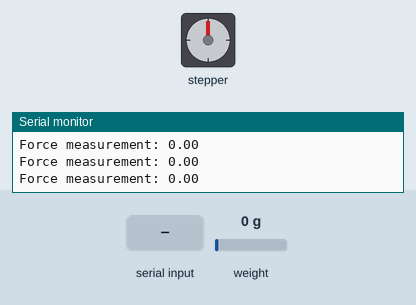
Recording of a sketch running on a simulated Arduino Uno, built with avr-gcc and run on an emulated ATmega328P. Parts: stepper motor, the last lines printed to the serial monitor. The inputs (shaded band) are chosen by the test bench; at power-on: weight on the scale 0 g. EEPROM starts erased; stepper angles assume 2048 steps per turn.

Above: at 6.6 s.
6.7 s: "90,45\n" received over Serial
At 7.46 s:
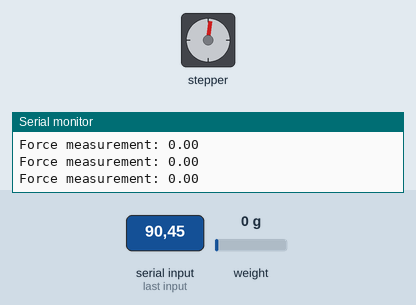
At 8.08 s:
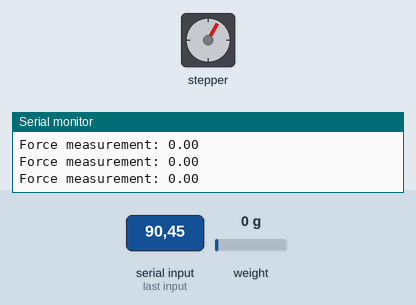
9.7 s: "cal 90\n" received over Serial
At 9.89 s:
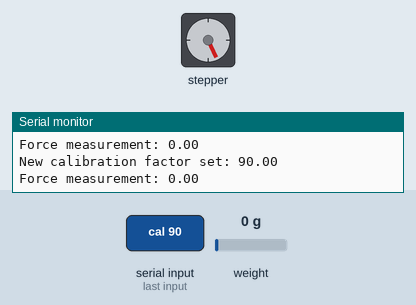
12.7 s: "cal \n" received over Serial
At 12.9 s:
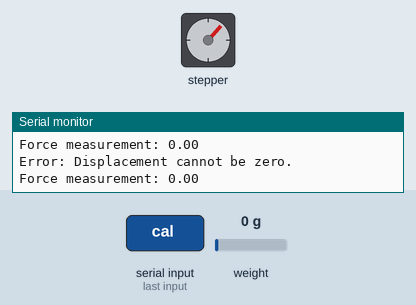
15.7 s: "No\n" received over Serial
18.7 s: "cal ,45\n" received over Serial
21.7 s: "t\n" received over Serial
Timing chart, 0 to 25.7 s (numbered marks = the images above; inputs shaded):
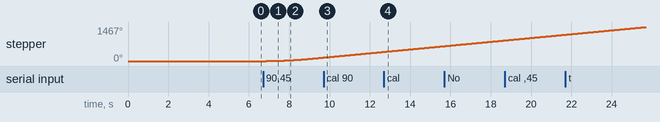

Measured:
- after the input at 6.7 s, stepper: keeps turning clockwise at about 53°/s, starting after 0.15 s

The sketch:

march_10.ino
```cpp
#include <HX711_ADC.h>
#include <AccelStepper.h>
#include <EEPROM.h>

// Load Cell Pin definitions
const int HX711_dout = 3;
const int HX711_sck = 2;

// Stepper Motor Pin definitions
const int stepsPerRevolution = 2048;
#define IN1 8
#define IN2 9
#define IN3 10
#define IN4 11
AccelStepper myStepper(AccelStepper::HALF4WIRE, IN1, IN2, IN3, IN4);

// HX711 Constructor
HX711_ADC LoadCell(HX711_dout, HX711_sck);
const int calVal_eepromAdress = 0;
unsigned long t = 0;
const float mmPerStep = 0.2556 / 2048;

void setup() {
    Serial.begin(9600);
    delay(10);
    Serial.println("Starting...");

    // Load Cell Initialization
    LoadCell.begin();
    float calibrationValue;
    EEPROM.get(calVal_eepromAdress, calibrationValue);

    if (isnan(calibrationValue) || calibrationValue <= 0) {
        calibrationValue = 45000.0; // Default value
        EEPROM.put(calVal_eepromAdress, calibrationValue);
    }
    LoadCell.setCalFactor(calibrationValue);

    LoadCell.start(5000, true); // 5s stabilization, perform tare
    if (LoadCell.getTareTimeoutFlag()) {
        Serial.println("Timeout! Check wiring and connections.");
        while (1);
    } else {
        Serial.println("Startup complete. Load cell tared.");
    }

    // Stepper Motor Initialization
    myStepper.setMaxSpeed(500.0);
    myStepper.setAcceleration(200.0);
}

void loop() {
    static boolean newDataReady = false;
    const int serialPrintInterval = 200; // Reduced interval for faster updates

    // Continuously update force measurement
    if (LoadCell.update()) newDataReady = true;
    if (newDataReady && millis() > t + serialPrintInterval) {
        float forceValue = LoadCell.getData();
        Serial.print("Force measurement: ");
        Serial.println(forceValue);
        newDataReady = false;
        t = millis();
    }

    // Run the stepper motor continuously, non-blocking
    myStepper.run();

    // Listen for serial commands
    if (Serial.available() > 0) {
        String input = Serial.readStringUntil('\n');
        input.trim();

        if (input.equalsIgnoreCase("t")) {
            Serial.println("Taring to zero...");
            LoadCell.tareNoDelay();
        }
        else if (input.startsWith("cal ")) { // Calibration command
            float newCal = input.substring(4).toFloat();
            if (newCal > 0) {
                LoadCell.setCalFactor(newCal);
                EEPROM.put(calVal_eepromAdress, newCal);
                Serial.print("New calibration factor set: ");
                Serial.println(newCal);
            } else {
                Serial.println("Error: Invalid calibration factor.");
            }
        }
        else if (input.equalsIgnoreCase("No")) {
            Serial.println("Exiting program...");
            return;
        }
        else {
            float X = input.toFloat();
            if (X == 0) {
                Serial.println("Error: Displacement cannot be zero.");
                return;
            }

            Serial.print("Moving stepper for X = ");
            Serial.print(X);
            Serial.println(" mm");

            long totalSteps = X / mmPerStep;

            // Move in the correct direction
            myStepper.move(totalSteps);
        }
    }

    // Ensure tare operation is completed
    if (LoadCell.getTareStatus()) {
        Serial.println("Tare complete.");
    }
}
```
